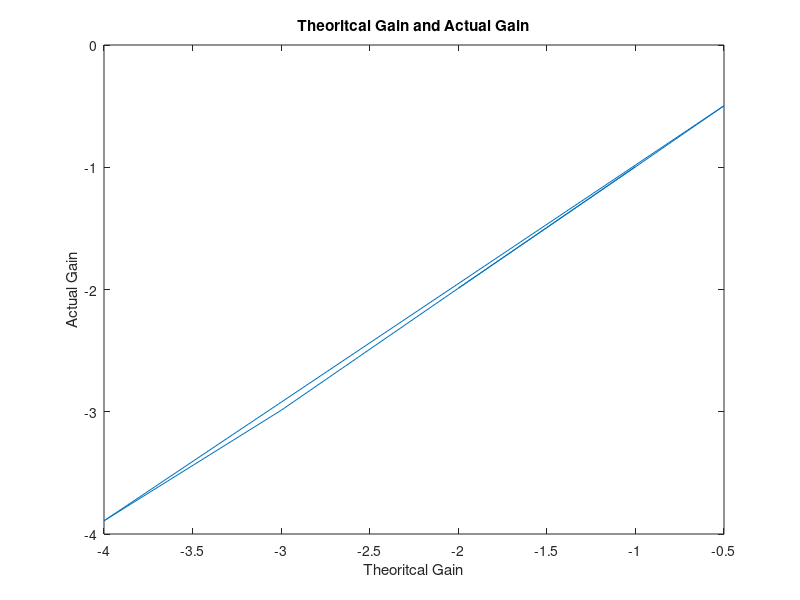

The MATLAB script that drew this image:
clear;
clc;

%% load the data from tg_and_ag.dat file;
data = load("tg_and_ag.dat");

tg = data(1, :);
ag = data(2, :);


plot(tg, ag);
xlabel("Theoritcal Gain");
ylabel("Actual Gain");
title("Theoritcal Gain and Actual Gain");